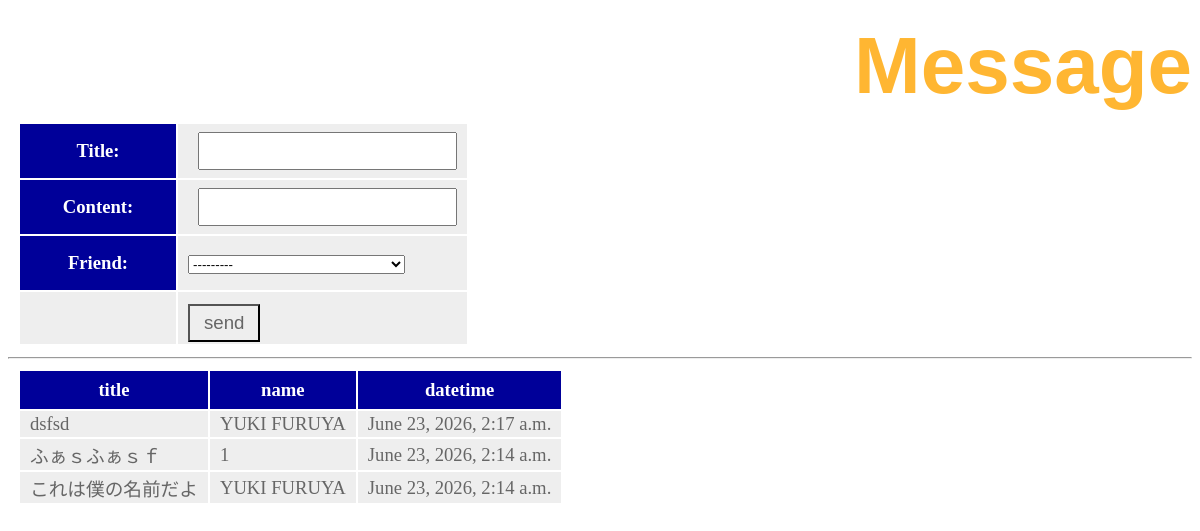
Page /hello/message/ on the committed database.
### hello/models.py (models this page shows, shortened)
class Message(models.Model):
	friend = models.ForeignKey(Friend, on_delete=models.CASCADE)
	title = models.CharField(max_length=100)
	content = models.CharField(max_length=300)
	pub_date = models.DateTimeField(auto_now_add=True)
	class Meta:
		ordering = ('pub_date',)

class Friend(models.Model):
	name = models.CharField(max_length=100,
		validators=[number_only])
	mail = models.EmailField(max_length=200)
	gender = models.BooleanField()
	age = models.IntegerField()
	birthday = models.DateField()
	def __str__(self):
		return '<Friend:id=' + str(self.id) + ', ' + \
			self.name + '(' + str(self.age) + ')>'

### hello/views.py (the view)
# urls.py: path('message/', views.message, name='message'),
def message(request, page=1):
    if (request.method == 'POST'):
        obj = Message()
        form = MessageForm(request.POST, instance=obj)
        form.save()
    data = Message.objects.all().reverse()
    paginator = Paginator(data, 5)
    params = {
        'title': 'Message',
        'form': MessageForm(),
        'data': paginator.get_page(page),
    }
    return render(request, 'hello/message.html', params)

### hello/forms.py
class MessageForm(forms.ModelForm):
    class Meta:
        model = Message
        fields = ['title', 'content', 'friend']

### hello/templates/hello/message.html (shortened to what this page needs)
{% load static %}
<!doctype html>
<html lang="ja">
  <head>
    <link
      rel="stylesheet"
      type="text/css"
      href="{% static 'hello/css/style.css' %}"
    />
  </head>
  <body>
    <h1>{{title}}</h1>
    <table>
      <form action="{% url 'message' %}" method="post">
        {{ form.as_table }}
        <tr><td></td><td><input type="submit" value="send"></td></tr>
      </form>
    </table>
    <hr>
    <table>
      <tr><th>title</th><th>name</th><th>datetime</th></tr>
      {% for item in data %}
      <tr>
        <td>{{item.title}}</td>
        <td>{{item.friend.name}}</td>
        <td>{{item.pub_date}}</td>
      </tr>
      {% endfor %}
    </table>
  </body>
</html>

### hello/static/hello/css/style.css (style rules this page uses)
table { margin:10px; font-size:14pt; }
table tr th { background-color: #009 !important; color: #fff !important; padding: 8px 14px !important; border-width: 2px; }
table tr td { background-color:#eee; color:#666; padding:2px 10px; border-width:2px; }
body { color: grey; font-size: 16pt; }
h1 { color: orange; opacity: 0.8; font-family: "Arial"; font-size: 60pt; margin-top: 20px; margin-bottom: 0px; text-align: right; }
label { background-color: #009; color: #fff; padding: 8px 14px; display: inline-block; min-width: 100px; font-weight: bold; }
input[type="text"] { padding: 6px; font-size: 14pt; margin-left: 10px; }
input[type="submit"] { padding: 6px 14px; background-color: #eee; color: #666; font-size: 14pt; margin-top: 10px; cursor: pointer; }

### rows in the picture
Message: title "dsfsd", friend.name "YUKI FURUYA", pub_date "June 23, 2026, 2:17 a.m."
Message: title "ふぁｓふぁｓｆ", friend.name "1", pub_date "June 23, 2026, 2:14 a.m."
Message: title "これは僕の名前だよ", friend.name "YUKI FURUYA", pub_date "June 23, 2026, 2:14 a.m."

### other values in the picture
{{ title }} "Message"
